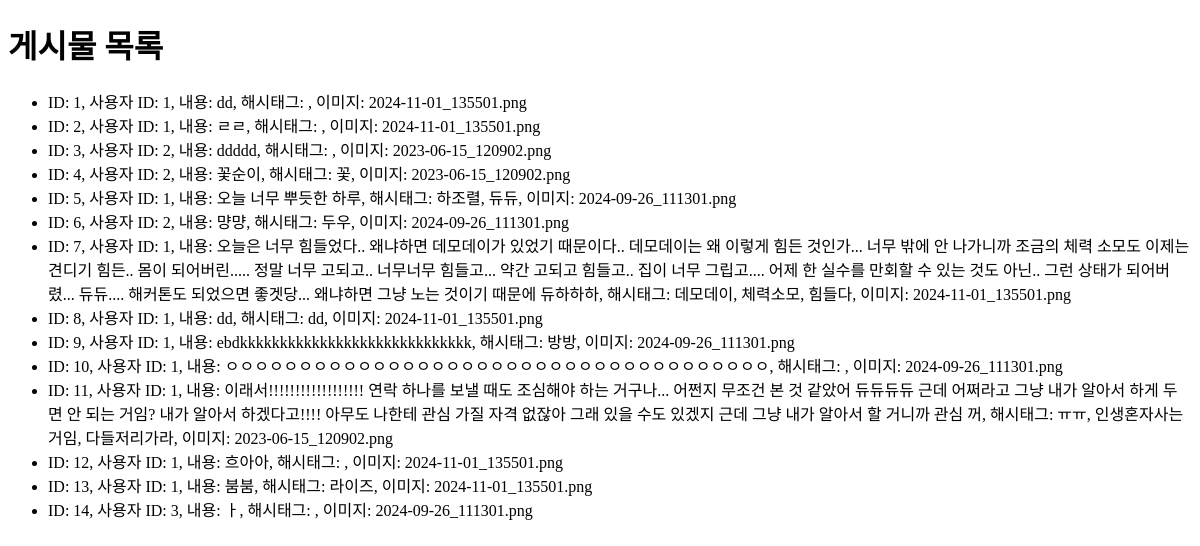
Page /posts on the earlier database version.
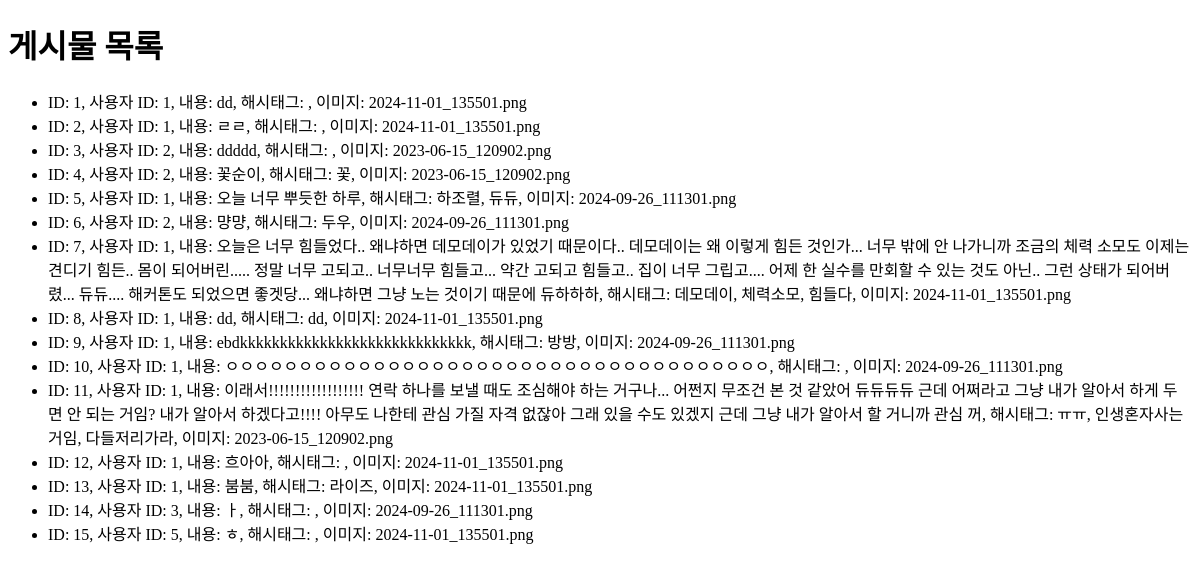
Same page on the later database version.
### app.py (models this page shows)
class Post(db.Model):
    id = db.Column(db.Integer, primary_key=True)
    user_id = db.Column(db.Integer, db.ForeignKey('user.id'), nullable=False)
    content = db.Column(db.Text, nullable=False)  # 이 줄이 추가되었는지 확인
    image_filename = db.Column(db.String(200))
    hashtags = db.Column(db.String(500))
    color = db.Column(db.String(7), default='#000000')

### app.py (the view)
@app.route('/posts')
def view_posts():
    all_posts = Post.query.all()  # 모든 포스트 가져오기
    return render_template('posts.html', posts=all_posts)  # posts.html 템플릿 렌더링

### templates/posts.html (shortened to what this page needs)
<!DOCTYPE html>
<html lang="ko">
<head>
</head>
<body>
    <h1>게시물 목록</h1>
    <ul>
        {% for post in posts %}
            <li>
                ID: {{ post.id }},
                사용자 ID: {{ post.user_id }},
                내용: {{ post.content }},
                해시태그: {{ post.hashtags }},
                이미지: {{ post.image_filename }}
            </li>
        {% endfor %}
    </ul>
</body>
</html>

Differences in the rows shown:
added Post: id "15", user_id "5", content "ㅎ", image_filename "2024-11-01_135501.png"
